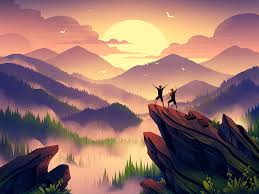
#> input picture Opencv/download1.png, 259 x 194 px, found by its file name
$ python translation.py
#> lines starting #> are read from the running program, lines starting #| are printed output that depends on the picture
import cv2
import numpy as np

path=r"D:\Users\YOGESH GAUR\PycharmProjects\opencv\download1.png"
img = cv2.imread(path)
#> img is the input picture: shape (194, 259, 3); mean B, G, R 105.5, 110.5, 146.1

height,width = img.shape[:2]
#> height = 194; width = 259
print(height)
#| 194
print(width)
#| 259

quaterHeight,quaterWidth = height/4,width/4
#> quaterHeight = 48.5; quaterWidth = 64.75
print(quaterHeight)
#| 48.5
print(quaterWidth)
#| 64.75

T = np.float32([[1,0,quaterWidth],[0,1,quaterWidth]])
#> T = [[1, 0, 64.75], [0, 1, 64.75]]

imgTranslation = cv2.warpAffine(img,T,(width,height))
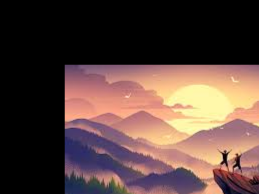
#> imgTranslation: shape (194, 259, 3); mean B, G, R 61.5, 66.7, 89.1

cv2.imshow('Original Image',img)
cv2.imshow('Translation',imgTranslation)

cv2.waitKey(0)
cv2.destroyAllWindows()

$ run again, with Opencv/download3.png copied over Opencv/download1.png
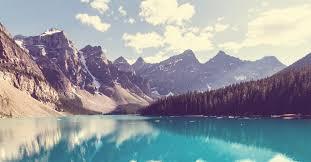
#> input picture Opencv/download3.png, 311 x 162 px, found by its file name
#> img is the input picture: shape (162, 311, 3); mean B, G, R 160.3, 155.7, 149.4
#| 162
#| 311
#| 40.5
#| 77.75
#> `imgTranslation = cv2.warpAffine(img,T,(width,height))`:
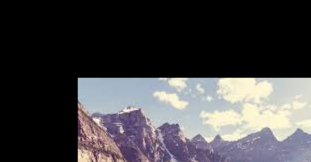
#> imgTranslation: shape (162, 311, 3); mean B, G, R 68.9, 66.7, 68.1

$ run again, with Opencv/aman.jpg saved as Opencv/download1.png
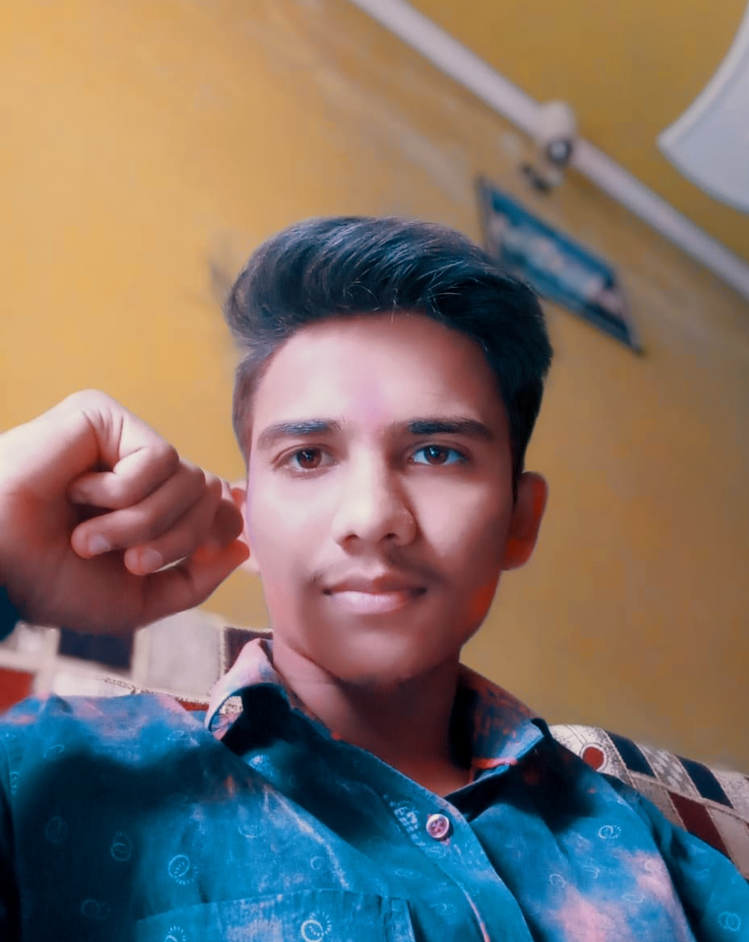
#> input picture Opencv/aman.jpg, 749 x 942 px, shrunk from 929 x 1169 before the run, found by its file name
#> img is the input picture: shape (942, 749, 3); mean B, G, R 103.9, 112.3, 125.9
#| 942
#| 749
#| 235.5
#| 187.25
#> `imgTranslation = cv2.warpAffine(img,T,(width,height))`:
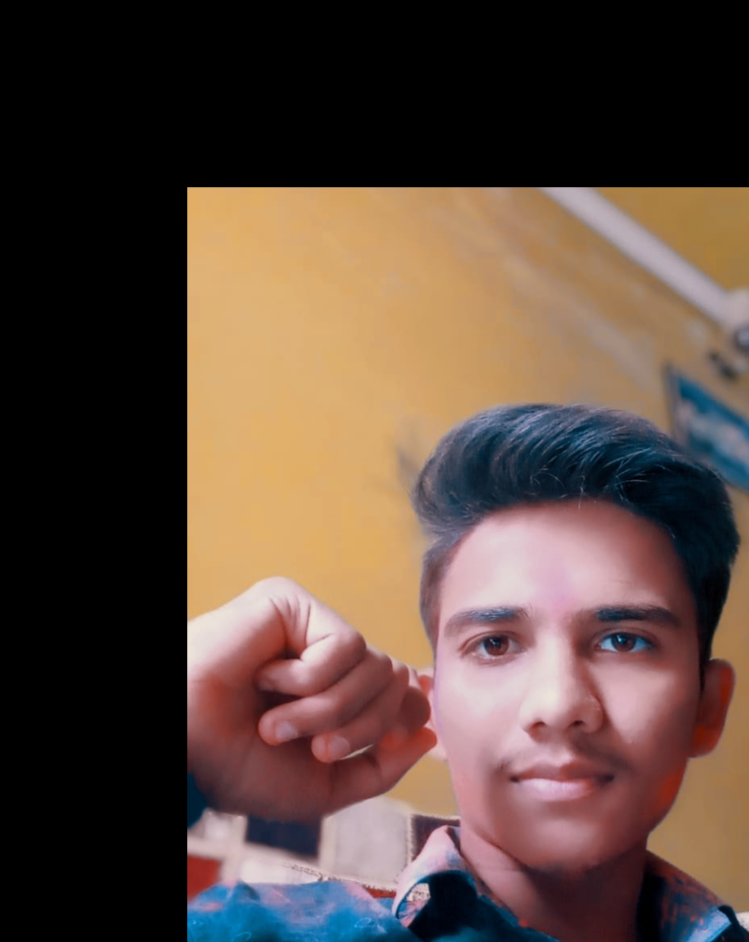
#> imgTranslation: shape (942, 749, 3); mean B, G, R 63.2, 73.1, 92.4
